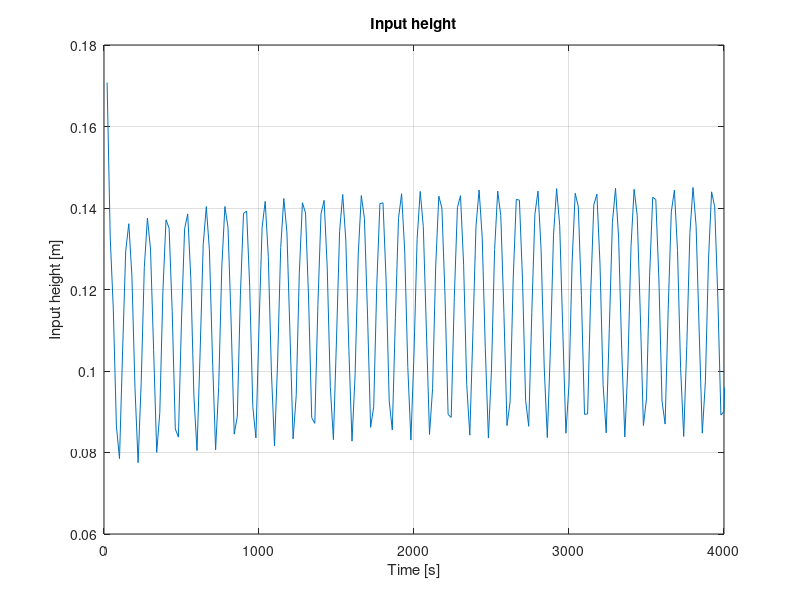
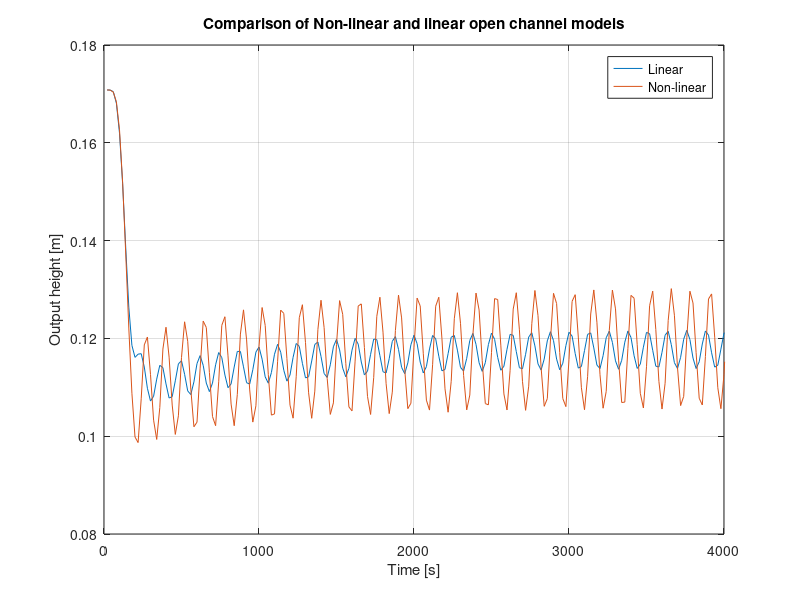

The MATLAB script that drew these images, in order:
%% Script for comparison of nonlinear open channel and ss open channel 
clc, clear all, close all

% Load data from main test - Run main test, save the following dataset
% data{1,1}.h(:,end), and data{1,1}.h(:,1) which is the output height and
% input height. From Opskrevet_paa_normal_form, save Y output data and the
% time vector t. 

load h_data.mat
load h_start_tank.mat
load output_fra_ss.mat
load time.mat
load tank_height_for_ss_model.mat

figure(1)
plot(t,tank_input_height+h_start_tank)
title('Input height')
xlabel('Time [s]')
ylabel('Input height [m]')
xlim([0 4000])
grid

figure(2)
plot(t,Y+h_start_tank)
hold on
plot(t,h_data)
title('Comparison of Non-linear and linear open channel models')
xlabel('Time [s]')
ylabel('Output height [m]')
xlim([0 4000])
legend('Linear','Non-linear')
grid